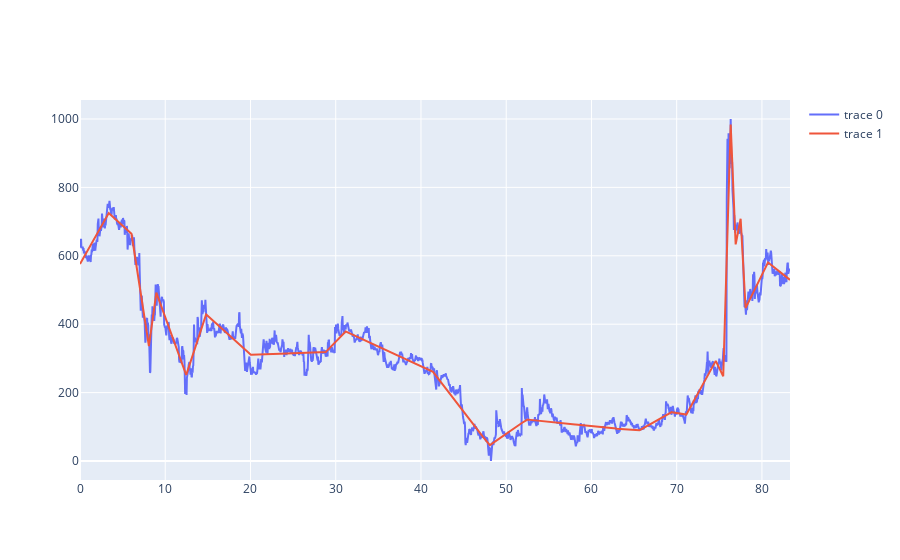

Here is the notebook cell this chart was saved with:
### Code cell
adi = ta.volume.AccDistIndexIndicator(high=df['high'],low=df['low'],close=df['close'],volume=df['volume']).acc_dist_index()
model_adi = Earth()
scaler_adi = preprocessing.MinMaxScaler(feature_range=(0,1000))
data_num_adi = min([2000,len(df)])
scaled_adi = scaler_adi.fit_transform(df['close'].iloc[-data_num_adi:].values.reshape(-1,1))
# model_price.fit(day_df['timestamp'].iloc[-365:]-day_df['timestamp'].iloc[365],day_df['close'].iloc[-365:])
# model_price.fit(day_df['timestamp'].iloc[-365:]-day_df['timestamp'].iloc[365],scaled_price.flatten())
arr_x_adi = np.arange(data_num_adi)/24
model_adi.fit(arr_x_adi,scaled_adi.flatten())

# y_pred = model_price.predict(day_df['timestamp'].iloc[-365:]-day_df['timestamp'].iloc[365])
y_pred_adi = model_adi.predict(arr_x_adi)
basis_node = get_node_mars(model_adi)
last_node = basis_node[-1]
last_slope_adi = (y_pred_adi[-1] - model_adi.predict([last_node]))/(arr_x[-1] - last_node)

fig = go.Figure()
# fig.add_trace(go.Scatter(x=day_df['timestamp'].iloc[-365:],y=scaled_price.flatten()))
# fig.add_trace(go.Scatter(x=day_df['timestamp'].iloc[-365:],y=y_pred,mode='lines'))

fig.add_trace(go.Scatter(x=arr_x_adi,y=scaled_adi.flatten()))
fig.add_trace(go.Scatter(x=arr_x_adi,y=y_pred_adi,mode='lines'))

fig.show()
print(last_slope_adi)

### Figure 1 — Plotly figure (JSON) as saved in the notebook; plotly's stock layout.template omitted (floating-point values rounded to 4 significant figures; data arrays with more than 128 entries replaced by an {"elided": "..."} marker saying what was removed)
{"data": [{"type": "scatter", "x": {"elided": "2000 float values"}, "y": {"elided": "2000 float values"}}, {"mode": "lines", "type": "scatter", "x": {"elided": "2000 float values"}, "y": {"elided": "2000 float values"}}], "layout": {}}
